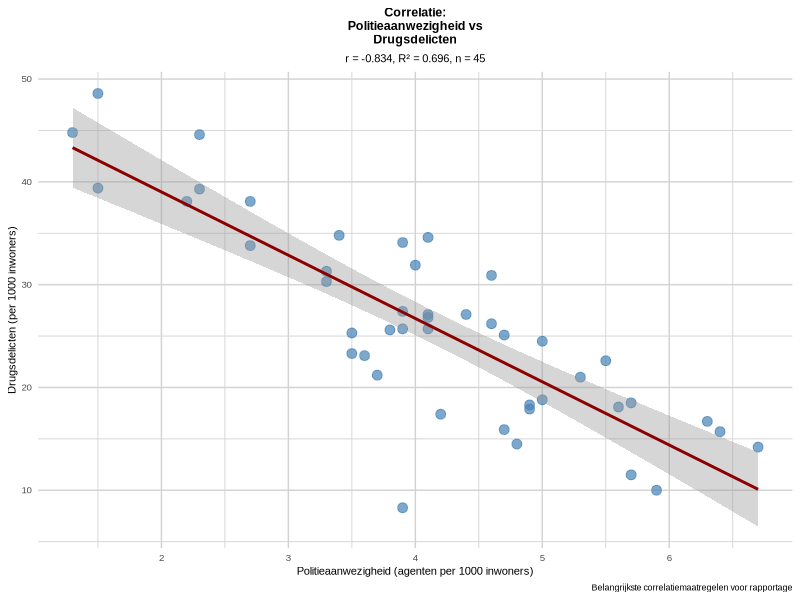
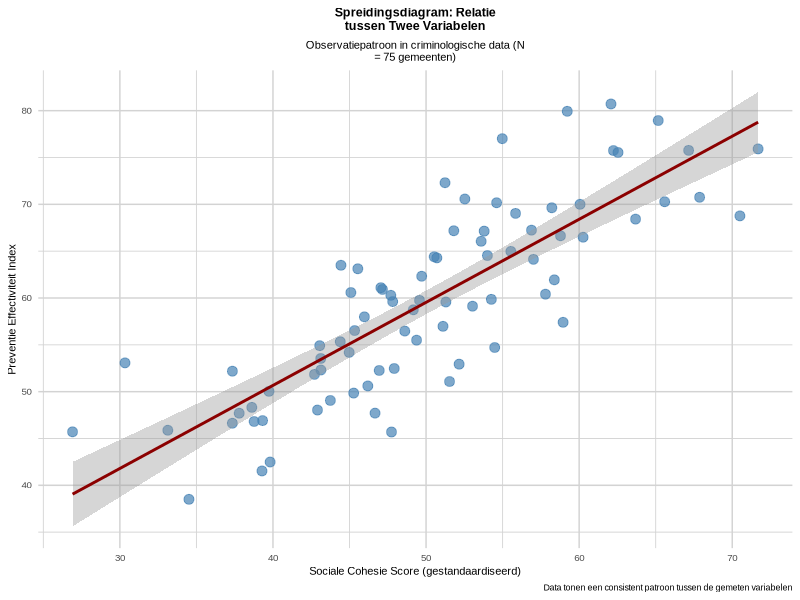
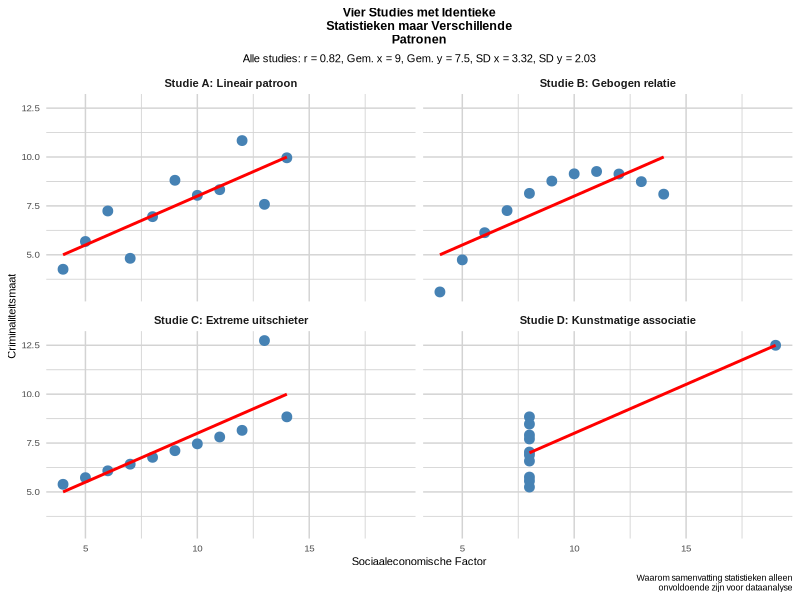
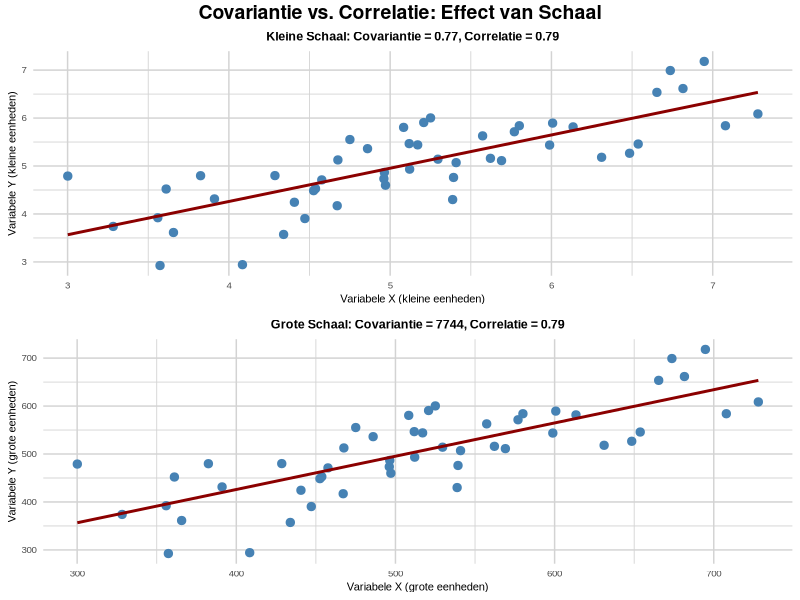
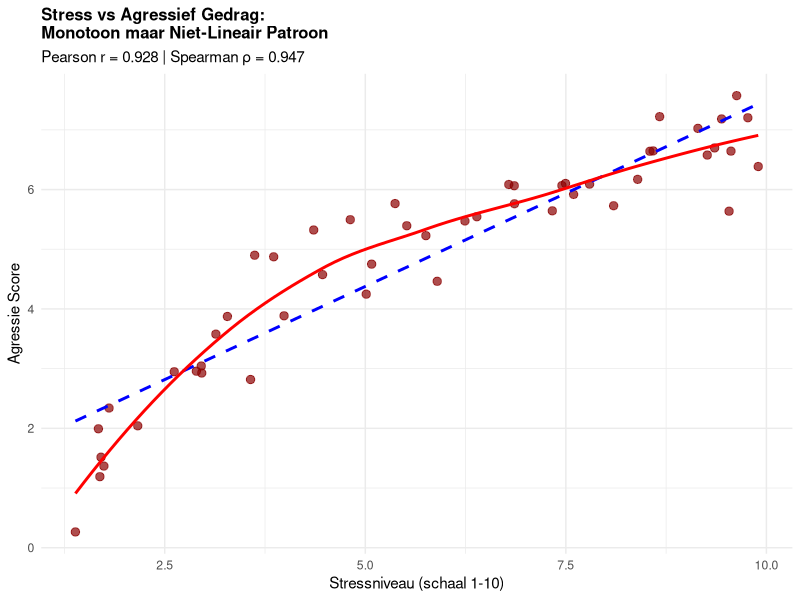
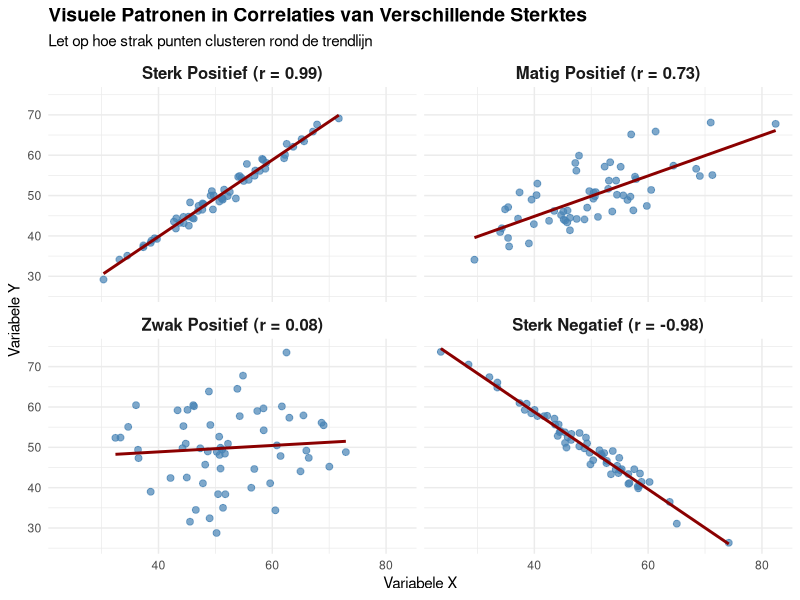
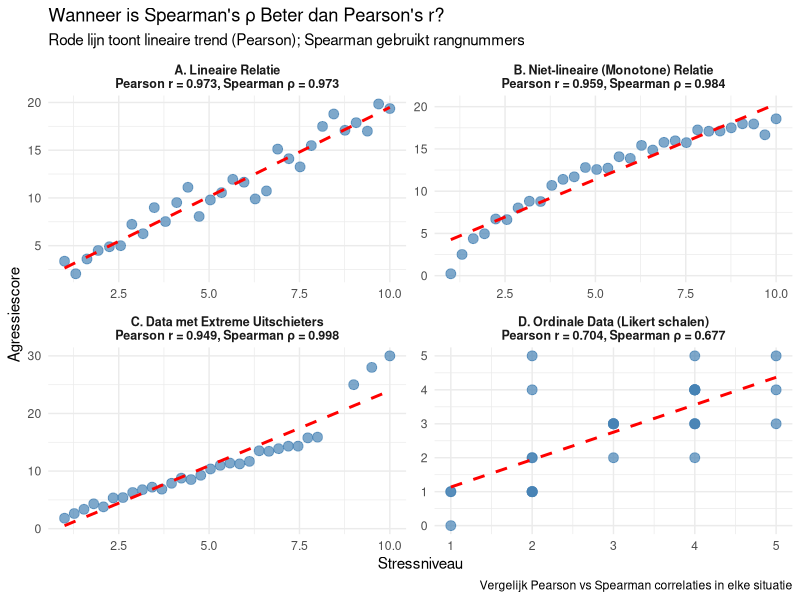
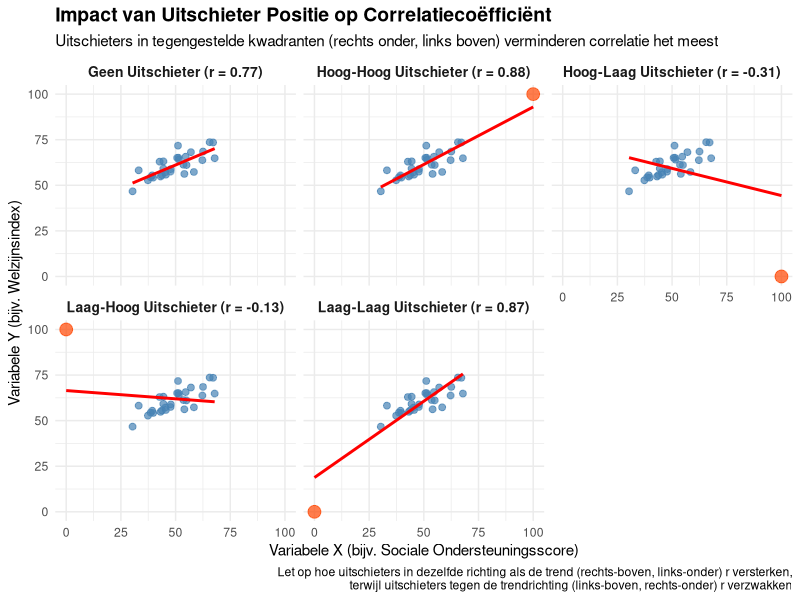

Write R code to recreate these figures, in order.
## ---- chunk 1
knitr::opts_chunk$set(echo = FALSE, message = FALSE, warning = FALSE, fig.show = 'asis', results = 'hide')
library(knitr)
library(kableExtra)
library(ggplot2)
library(dplyr)
library(flextable)
library(gridExtra)
options(knitr.kable.NA = '')

# Set Dutch locale for R outputs (if available)
Sys.setlocale("LC_TIME", "Dutch")
Sys.setlocale("LC_NUMERIC", "Dutch")

# Function to save plots to Dodona directories
save_dodona_image <- function(plot_obj, question_number, filename = NULL) {
  if (is.null(filename)) {
    filename <- paste0("question_3.", question_number, ".png")
  }
  
  # Define the path to the appropriate Dodona directory
  question_dirs <- c(
    "3" = "3.3 Correlatie - Belangrijkste maatregelen",
    "8" = "3.8 Correlatie - Interpreteer correlatie", 
    "9" = "3.9 Correlatie - Wat correlatie vertelt",
    "11" = "3.11 Correlatie - Visualisatie belang",
    "12" = "3.12 Correlatie - Covariantie verschillen",
    "14" = "3.14 Correlatie - Pearson vs Spearman",
    "15" = "3.15 Correlatie - Richting en kracht",
    "18" = "3.18 Correlatie - Wanneer welke correlatie",
    "19" = "3.19 Correlatie - Impact uitschieters",
    "21" = "3.21 Correlatie - Correlatie interpretatie",
    "23" = "3.23 Correlatie - Correlatie aannames"
  )
  
  if (as.character(question_number) %in% names(question_dirs)) {
    dir_name <- question_dirs[as.character(question_number)]
    image_path <- file.path("..", dir_name, "description", "media", filename)
    
    # Create directory if it doesn't exist
    dir.create(dirname(image_path), recursive = TRUE, showWarnings = FALSE)
    
    # Save the plot with proper dimensions (3x2.5 inches, 300 DPI)
    ggsave(image_path, plot_obj, width = 3, height = 2.5, dpi = 300, bg = "white")
    cat("Saved image:", image_path, "\n")
    cat("Saved image:", image_path, "\n")
  }
}

# Function to translate common R statistical terms to Dutch
translate_stats <- function(english_term) {
  translations <- c(
    "Mean" = "Gemiddelde",
    "Standard Deviation" = "Standaardafwijking", 
    "Variance" = "Variantie",
    "Correlation" = "Correlatie",
    "p-value" = "p-waarde",
    "Significant" = "Significant",
    "Not significant" = "Niet significant",
    "Sample size" = "Steekproefomvang"
  )
  return(translations[english_term])
}

# Standard theme for all correlation exercise images (matches reference style)
standard_dodona_theme <- function() {
  theme_minimal() +
    theme(
      panel.background = element_rect(fill = "white", color = NA),
      plot.background = element_rect(fill = "white", color = NA),
      panel.grid.major = element_line(color = "lightgray", size = 0.5),
      panel.grid.minor = element_line(color = "lightgray", size = 0.3),
      text = element_text(size = 8, family = "Arial"),
      plot.title = element_text(size = 9, hjust = 0.5, face = "bold"),
      plot.subtitle = element_text(size = 8, hjust = 0.5),
      axis.title = element_text(size = 8),
      axis.text = element_text(size = 7),
      strip.text = element_text(size = 8, face = "bold"),
      legend.position = "bottom",
      legend.text = element_text(size = 7),
      legend.title = element_text(size = 8)
    )
}

# Function to wrap long titles to fit in smaller images
wrap_title <- function(title, width = 30) {
  # Split title into words
  words <- strsplit(title, " ")[[1]]
  lines <- character()
  current_line <- ""
  
  for (word in words) {
    if (nchar(paste(current_line, word)) <= width) {
      current_line <- ifelse(current_line == "", word, paste(current_line, word))
    } else {
      if (current_line != "") {
        lines <- c(lines, current_line)
        current_line <- word
      } else {
        lines <- c(lines, word)
        current_line <- ""
      }
    }
  }
  
  if (current_line != "") {
    lines <- c(lines, current_line)
  }
  
  return(paste(lines, collapse = "\n"))
}
## ---- chunk 2
# Maak realistische criminologische data met slechts 2 variabelen
set.seed(42)
n <- 45  # Nederlandse gemeenten

# Genereer gecorreleerde criminaliteitsdata
politie <- round(rnorm(n, mean=4.2, sd=1.1), 1)
drugs <- round(25 + rnorm(n, sd=6) - 2.5*scale(politie)[,1]*3, 1)

# Maak dataframe
crime_data <- data.frame(
  "Politieaanwezigheid" = politie,
  "Drugsdelicten" = drugs
)

# DESCRIPTIVE STATISTICS
cat("=== DESCRIPTIVE STATISTICS ===\n\n")

cat("Politieaanwezigheid (agenten per 1000 inwoners):\n")
cat(paste("  Mean (M):", round(mean(crime_data$Politieaanwezigheid), 2), "\n"))
cat(paste("  Standard Deviation (SD):", round(sd(crime_data$Politieaanwezigheid), 2), "\n"))
cat(paste("  Variance:", round(var(crime_data$Politieaanwezigheid), 2), "\n\n"))

cat("Drugsdelicten (per 1000 inwoners):\n")
cat(paste("  Mean (M):", round(mean(crime_data$Drugsdelicten), 2), "\n"))
cat(paste("  Standard Deviation (SD):", round(sd(crime_data$Drugsdelicten), 2), "\n"))
cat(paste("  Variance:", round(var(crime_data$Drugsdelicten), 2), "\n\n"))

# CORRELATION ANALYSIS
cat("=== CORRELATION ANALYSIS ===\n\n")

# Bereken correlatie
r_value <- round(cor(crime_data$Politieaanwezigheid, crime_data$Drugsdelicten), 3)
r_squared <- round(r_value^2, 3)

# Voer significantietest uit
test_result <- cor.test(crime_data$Politieaanwezigheid, crime_data$Drugsdelicten)
p_value <- round(test_result$p.value, 4)

cat(paste("Correlation coefficient (r):", r_value, "\n"))
cat(paste("Coefficient of determination (R²):", r_squared, "\n"))
cat(paste("Explained variance:", round(r_squared * 100, 1), "%\n"))
cat(paste("Sample size (n):", n, "\n"))
cat(paste("p-value:", p_value, "\n"))

if(p_value < 0.001) {
  cat("Significance: p < .001 ***\n")
} else if(p_value < 0.01) {
  cat("Significance: p < .01 **\n")
} else if(p_value < 0.05) {
  cat("Significance: p < .05 *\n")
} else {
  cat("Significance: not significant (p > .05)\n")
}

# Create visualization for Q3.3
p_q3 <- ggplot(crime_data, aes(x = Politieaanwezigheid, y = Drugsdelicten)) +
  geom_point(color = "steelblue", size = 3, alpha = 0.7) +
  geom_smooth(method = "lm", formula = y ~ x, se = TRUE, color = "darkred") +
  labs(
    title = wrap_title("Correlatie: Politieaanwezigheid vs Drugsdelicten"),
    subtitle = paste0("r = ", r_value, ", R² = ", r_squared, ", n = ", n),
    x = "Politieaanwezigheid (agenten per 1000 inwoners)",
    y = "Drugsdelicten (per 1000 inwoners)",
    caption = "Belangrijkste correlatiemaatregelen voor rapportage"
  ) +
  standard_dodona_theme()

# Display and save the plot
print(p_q3)

# Save to Dodona directory
save_dodona_image(p_q3, 3)
## ---- chunk 3
# Genereer voorbeeldgegevens voor positieve correlatie van 0,75
set.seed(123)
n <- 80
x <- rnorm(n, 50, 10)
y <- 0.75 * scale(x)[,1] * 10 + rnorm(n, 60, 6)

# Maak data frame
pos_cor_data <- data.frame(
  Variable_X = x,
  Variable_Y = y
)

# Bereken correlatie en R-kwadraat
r_value <- round(cor(x, y), 2)
r_squared <- round(r_value^2 * 100, 1)

# Maak visualisatie
p_q8 <- ggplot(pos_cor_data, aes(x = Variable_X, y = Variable_Y)) +
  geom_point(color = "steelblue", size = 3, alpha = 0.7) +
  geom_smooth(method = "lm", formula = y ~ x, se = TRUE, color = "darkred") +
  labs(
    title = wrap_title("Spreidingsdiagram: Relatie tussen Twee Variabelen"),
    subtitle = wrap_title("Observatiepatroon in criminologische data (N = 75 gemeenten)", 45),
    x = "Sociale Cohesie Score (gestandaardiseerd)",
    y = "Preventie Effectiviteit Index",
    caption = "Data tonen een consistent patroon tussen de gemeten variabelen"
  ) +
  standard_dodona_theme()

# Display the plot
print(p_q8)

# Save to Dodona directory
save_dodona_image(p_q8, 8)
## ---- chunk 4
library(tidyr)
library(dplyr)

# Recreate identical statistics with different patterns
data_x1 <- c(10, 8, 13, 9, 11, 14, 6, 4, 12, 7, 5)
data_y1 <- c(8.04, 6.95, 7.58, 8.81, 8.33, 9.96, 7.24, 4.26, 10.84, 4.82, 5.68)
data_x2 <- c(10, 8, 13, 9, 11, 14, 6, 4, 12, 7, 5)
data_y2 <- c(9.14, 8.14, 8.74, 8.77, 9.26, 8.10, 6.13, 3.10, 9.13, 7.26, 4.74)
data_x3 <- c(10, 8, 13, 9, 11, 14, 6, 4, 12, 7, 5)
data_y3 <- c(7.46, 6.77, 12.74, 7.11, 7.81, 8.84, 6.08, 5.39, 8.15, 6.42, 5.73)
data_x4 <- c(8, 8, 8, 8, 8, 8, 8, 19, 8, 8, 8)
data_y4 <- c(6.58, 5.76, 7.71, 8.84, 8.47, 7.04, 5.25, 12.50, 5.56, 7.91, 6.89)

# Calculate statistics (they're identical for all datasets)
corr <- round(cor(data_x1, data_y1), 2)
mean_x <- round(mean(data_x1), 2)
mean_y <- round(mean(data_y1), 2)
sd_x <- round(sd(data_x1), 2)
sd_y <- round(sd(data_y1), 2)

# Combine the data
data_df <- data.frame(
  x1 = data_x1, y1 = data_y1,
  x2 = data_x2, y2 = data_y2,
  x3 = data_x3, y3 = data_y3,
  x4 = data_x4, y4 = data_y4
)

# Transform to long format for easier plotting
data_long <- data_df %>%
  mutate(id = row_number()) %>%
  gather(key, value, -id) %>%
  separate(key, c("axis", "dataset"), sep = 1) %>%
  spread(axis, value) %>%
  select(dataset, id, x, y)

# Create descriptive names for the datasets
dataset_names <- c(
  "1" = "Studie A: Lineair patroon",
  "2" = "Studie B: Gebogen relatie",
  "3" = "Studie C: Extreme uitschieter",
  "4" = "Studie D: Kunstmatige associatie"
)

# Plot the data
p_q11 <- ggplot(data_long, aes(x = x, y = y)) +
  geom_point(size = 3, color = "steelblue") +
  geom_smooth(method = "lm", se = FALSE, color = "red", formula = y ~ x) +
  facet_wrap(~ dataset, ncol = 2, labeller = labeller(dataset = dataset_names)) +
  labs(
    title = wrap_title("Vier Studies met Identieke Statistieken maar Verschillende Patronen", 35),
    subtitle = paste0("Alle studies: r = ", corr, ", Gem. x = ", mean_x, 
                      ", Gem. y = ", mean_y, ", SD x = ", sd_x, ", SD y = ", sd_y),
    caption = wrap_title("Waarom samenvatting statistieken alleen onvoldoende zijn voor dataanalyse", 50),
    x = "Sociaaleconomische Factor",
    y = "Criminaliteitsmaat"
  ) +
  standard_dodona_theme()

# Display and save the plot
print(p_q11)

# Save to Dodona directory
save_dodona_image(p_q11, 11)
## ---- chunk 5
# Genereer twee datasets met dezelfde correlatie maar verschillende schalen
set.seed(456)
n <- 50

# Dataset 1: Kleine schaal variabelen
x1 <- rnorm(n, 5, 1)
y1 <- 0.7 * scale(x1)[,1] * 1 + rnorm(n, 5, 0.6)
cov1 <- round(cov(x1, y1), 2)
cor1 <- round(cor(x1, y1), 2)

# Dataset 2: Grote schaal variabelen
x2 <- x1 * 100  # Zelfde patroon maar 100x schaal
y2 <- y1 * 100  # Zelfde patroon maar 100x schaal
cov2 <- round(cov(x2, y2), 0)
cor2 <- round(cor(x2, y2), 2)

# Maak gecombineerd data frame
kleine_schaal <- data.frame(x = x1, y = y1, dataset = "Kleine Schaal Variabelen")
grote_schaal <- data.frame(x = x2, y = y2, dataset = "Grote Schaal Variabelen (x100)")
alle_data <- rbind(kleine_schaal, grote_schaal)

# Maak vergelijkingstabel
vergelijking <- data.frame(
  Maatstaf = c("Covariantie", "Correlatie"),
  `Kleine_Schaal` = c(paste0(cov1), paste0(cor1)),
  `Grote_Schaal` = c(paste0(cov2), paste0(cor2)),
  Eenheid_Afhankelijkheid = c("Hangt af van eenheden (verandert met schaal)", "Eenheidsvrij (blijft constant)")
)

# Maak visualisatie met twee plots
p1 <- ggplot(kleine_schaal, aes(x = x, y = y)) +
  geom_point(color = "steelblue", size = 2.5) +
  geom_smooth(method = "lm", se = FALSE, color = "darkred", formula = y ~ x) +
  labs(
    title = paste0("Kleine Schaal: Covariantie = ", cov1, ", Correlatie = ", cor1),
    x = "Variabele X (kleine eenheden)",
    y = "Variabele Y (kleine eenheden)"
  ) +
  standard_dodona_theme()

p2 <- ggplot(grote_schaal, aes(x = x, y = y)) +
  geom_point(color = "steelblue", size = 2.5) +
  geom_smooth(method = "lm", se = FALSE, color = "darkred", formula = y ~ x) +
  labs(
    title = paste0("Grote Schaal: Covariantie = ", cov2, ", Correlatie = ", cor2),
    x = "Variabele X (grote eenheden)",
    y = "Variabele Y (grote eenheden)"
  ) +
  standard_dodona_theme()

# Combineer plots met gridExtra
library(gridExtra)
p_q12 <- grid.arrange(p1, p2, nrow = 2,
             top = grid::textGrob("Covariantie vs. Correlatie: Effect van Schaal", 
                                  gp = grid::gpar(fontsize = 14, fontface = "bold")))

# Save to Dodona directory
save_dodona_image(p_q12, 12)
## ---- chunk 6
# Maak voorbeelddata voor monotoon maar niet-lineair patroon
set.seed(456)
n <- 50

# Genereer monotoon toenemend maar gebogen patroon (logaritmisch)
stress <- runif(n, 1, 10)
agressie <- 3 * log(stress) + rnorm(n, 0, 0.5)

# Bereken beide correlaties
pearson_r <- round(cor(stress, agressie, method = "pearson"), 3)
spearman_rho <- round(cor(stress, agressie, method = "spearman"), 3)

# Maak vergelijkingsplot
library(ggplot2)
data_plot <- data.frame(stress = stress, agressie = agressie)

ggplot(data_plot, aes(x = stress, y = agressie)) +
  geom_point(color = "darkred", size = 2.5, alpha = 0.7) +
  geom_smooth(method = "lm", se = FALSE, color = "blue", linetype = "dashed", 
              aes(color = "Lineaire lijn (Pearson)")) +
  geom_smooth(method = "loess", se = FALSE, color = "red", linewidth = 1,
              aes(color = "Werkelijke curve")) +
  scale_color_manual(values = c("Lineaire lijn (Pearson)" = "blue", 
                               "Werkelijke curve" = "red")) +
  labs(
    title = wrap_title("Stress vs Agressief Gedrag: Monotoon maar Niet-Lineair Patroon", 35),
    subtitle = paste0("Pearson r = ", pearson_r, " | Spearman ρ = ", spearman_rho),
    x = "Stressniveau (schaal 1-10)",
    y = "Agressie Score",
    color = "Trendlijn Type"
  ) +
  theme_minimal() +
  theme(legend.position = "bottom",
        plot.title = element_text(size = 12, face = "bold"))
## ---- chunk 7
# Maak vier datasets met verschillende correlatiepatronen
set.seed(123)
n <- 60

# Maak data met verschillende correlatiesterktes
maak_data <- function(sterkte, richting="positief") {
  x <- rnorm(n, 50, 10)
  
  if(richting == "positief") {
    factor <- sterkte
  } else {
    factor <- -sterkte
  }
  
  ruis <- (1-abs(sterkte)) * 10
  y <- factor * scale(x)[,1] * 10 + rnorm(n, 50, ruis)
  
  if(sterkte == 0) {
    y <- rnorm(n, 50, 10)  # Geen relatie
  }
  
  return(data.frame(x=x, y=y))
}

# Genereer vier datasets
sterk_pos <- maak_data(0.85, "positief")
matig_pos <- maak_data(0.45, "positief")
zwak_pos <- maak_data(0.15, "positief")
sterk_neg <- maak_data(0.85, "negatief")

# Bereken werkelijke correlaties
cor_sterk_pos <- round(cor(sterk_pos$x, sterk_pos$y), 2)
cor_matig_pos <- round(cor(matig_pos$x, matig_pos$y), 2)
cor_zwak_pos <- round(cor(zwak_pos$x, zwak_pos$y), 2)
cor_sterk_neg <- round(cor(sterk_neg$x, sterk_neg$y), 2)

# Combineer datasets met labels
sterk_pos$sterkte <- paste0("Sterk Positief (r = ", cor_sterk_pos, ")")
matig_pos$sterkte <- paste0("Matig Positief (r = ", cor_matig_pos, ")")
zwak_pos$sterkte <- paste0("Zwak Positief (r = ", cor_zwak_pos, ")")
sterk_neg$sterkte <- paste0("Sterk Negatief (r = ", cor_sterk_neg, ")")

# Combineer alle datasets
alle_data <- rbind(
  transform(sterk_pos, sterkte_orde = 1),
  transform(matig_pos, sterkte_orde = 2),
  transform(zwak_pos, sterkte_orde = 3),
  transform(sterk_neg, sterkte_orde = 4)
)

# Converteer naar factor met specifieke volgorde
alle_data$sterkte <- factor(alle_data$sterkte, 
                           levels = c(paste0("Sterk Positief (r = ", cor_sterk_pos, ")"),
                                      paste0("Matig Positief (r = ", cor_matig_pos, ")"),
                                      paste0("Zwak Positief (r = ", cor_zwak_pos, ")"),
                                      paste0("Sterk Negatief (r = ", cor_sterk_neg, ")")))

# Maak visualisatie
ggplot(alle_data, aes(x = x, y = y)) +
  geom_point(color = "steelblue", size = 2, alpha = 0.7) +
  geom_smooth(method = "lm", se = FALSE, color = "darkred", formula = y ~ x) +
  facet_wrap(~ sterkte, ncol = 2) +
  labs(
    title = "Visuele Patronen in Correlaties van Verschillende Sterktes",
    subtitle = "Let op hoe strak punten clusteren rond de trendlijn",
    x = "Variabele X",
    y = "Variabele Y"
  ) +
  theme_minimal() +
  theme(
    strip.text = element_text(size = 12, face = "bold"),
    plot.title = element_text(size = 14, face = "bold")
  )
## ---- chunk 8
# Genereer verschillende datasets
set.seed(42)
n <- 30

# Dataset 1: Lineaire relatie (Pearson geschikt)
stress_niveau_1 <- seq(1, 10, length.out = n)
agressie_score_1 <- 2 * stress_niveau_1 + rnorm(n, 0, 1)

# Dataset 2: Niet-lineaire maar monotone relatie (Spearman beter)
stress_niveau_2 <- seq(1, 10, length.out = n)
agressie_score_2 <- log(stress_niveau_2) * 8 + rnorm(n, 0, 0.5)

# Dataset 3: Data met uitschieters (Spearman robuuster)
stress_niveau_3 <- c(seq(1, 8, length.out = n-3), 9, 9.5, 10)
agressie_score_3 <- c(stress_niveau_3[1:(n-3)] * 2 + rnorm(n-3, 0, 0.5), 25, 28, 30)  # Extreme uitschieters

# Dataset 4: Ordinale data (Spearman geschikt)
stress_niveau_4 <- round(runif(n, 1, 5))  # Likert schaal 1-5
agressie_score_4 <- round(stress_niveau_4 + rnorm(n, 0, 1))  # Ook ordinaal

# Bereken correlaties voor elke dataset
pearson_1 <- round(cor(stress_niveau_1, agressie_score_1, method = "pearson"), 3)
spearman_1 <- round(cor(stress_niveau_1, agressie_score_1, method = "spearman"), 3)

pearson_2 <- round(cor(stress_niveau_2, agressie_score_2, method = "pearson"), 3)
spearman_2 <- round(cor(stress_niveau_2, agressie_score_2, method = "spearman"), 3)

pearson_3 <- round(cor(stress_niveau_3, agressie_score_3, method = "pearson"), 3)
spearman_3 <- round(cor(stress_niveau_3, agressie_score_3, method = "spearman"), 3)

pearson_4 <- round(cor(stress_niveau_4, agressie_score_4, method = "pearson"), 3)
spearman_4 <- round(cor(stress_niveau_4, agressie_score_4, method = "spearman"), 3)

# Maak data frames
data1 <- data.frame(x = stress_niveau_1, y = agressie_score_1, 
                    type = paste0("A. Lineaire Relatie\nPearson r = ", pearson_1, ", Spearman ρ = ", spearman_1))
data2 <- data.frame(x = stress_niveau_2, y = agressie_score_2, 
                    type = paste0("B. Niet-lineaire (Monotone) Relatie\nPearson r = ", pearson_2, ", Spearman ρ = ", spearman_2))
data3 <- data.frame(x = stress_niveau_3, y = agressie_score_3, 
                    type = paste0("C. Data met Extreme Uitschieters\nPearson r = ", pearson_3, ", Spearman ρ = ", spearman_3))
data4 <- data.frame(x = stress_niveau_4, y = agressie_score_4, 
                    type = paste0("D. Ordinale Data (Likert schalen)\nPearson r = ", pearson_4, ", Spearman ρ = ", spearman_4))

# Combineer alle data
all_data <- rbind(data1, data2, data3, data4)

# Maak plots
p1 <- ggplot(all_data, aes(x = x, y = y)) +
  geom_point(size = 3, color = "steelblue", alpha = 0.7) +
  geom_smooth(method = "lm", se = FALSE, color = "red", linetype = "dashed", formula = y ~ x) +
  facet_wrap(~ type, scales = "free", ncol = 2) +
  labs(
    title = "Wanneer is Spearman's ρ Beter dan Pearson's r?",
    subtitle = "Rode lijn toont lineaire trend (Pearson); Spearman gebruikt rangnummers",
    x = "Stressniveau",
    y = "Agressiescore",
    caption = "Vergelijk Pearson vs Spearman correlaties in elke situatie"
  ) +
  theme_minimal() +
  theme(strip.text = element_text(size = 9, face = "bold"))

print(p1)
## ---- chunk 9
# Maak basisdata met positieve correlatie
set.seed(123)
n <- 30
x_basis <- rnorm(n, 50, 10)
y_basis <- 0.7 * scale(x_basis)[,1] * 8 + rnorm(n, 60, 5)

# Maak datasets met verschillende uitschieters
x_uitschieter1 <- c(x_basis, 100)  # hoog-hoog (rechts boven)
y_uitschieter1 <- c(y_basis, 100)

x_uitschieter2 <- c(x_basis, 0)    # laag-laag (links onder)
y_uitschieter2 <- c(y_basis, 0)

x_uitschieter3 <- c(x_basis, 100)  # hoog-laag (rechts onder)
y_uitschieter3 <- c(y_basis, 0)

x_uitschieter4 <- c(x_basis, 0)    # laag-hoog (links boven)
y_uitschieter4 <- c(y_basis, 100)

# Bereken correlaties
cor1 <- round(cor(x_uitschieter1, y_uitschieter1), 2)
cor2 <- round(cor(x_uitschieter2, y_uitschieter2), 2)
cor3 <- round(cor(x_uitschieter3, y_uitschieter3), 2)
cor4 <- round(cor(x_uitschieter4, y_uitschieter4), 2)
cor_basis <- round(cor(x_basis, y_basis), 2)

# Combineer in één dataframe voor plotten
uitschieter_data <- data.frame(
  dataset = rep(c("Geen Uitschieter", "Hoog-Hoog Uitschieter", 
                 "Laag-Laag Uitschieter", "Hoog-Laag Uitschieter", 
                 "Laag-Hoog Uitschieter"), each=n+1),
  x = c(x_basis, NA, x_uitschieter1, x_uitschieter2, x_uitschieter3, x_uitschieter4),
  y = c(y_basis, NA, y_uitschieter1, y_uitschieter2, y_uitschieter3, y_uitschieter4),
  uitschieter = c(rep(FALSE, n), TRUE, rep(c(rep(FALSE, n), TRUE), 4))
)

# Verwijder de NA rij
uitschieter_data <- uitschieter_data[!is.na(uitschieter_data$x),]

# Voeg correlatie informatie toe
dataset_labels <- c(
  "Geen Uitschieter" = paste0("Geen Uitschieter (r = ", cor_basis, ")"),
  "Hoog-Hoog Uitschieter" = paste0("Hoog-Hoog Uitschieter (r = ", cor1, ")"),
  "Laag-Laag Uitschieter" = paste0("Laag-Laag Uitschieter (r = ", cor2, ")"),
  "Hoog-Laag Uitschieter" = paste0("Hoog-Laag Uitschieter (r = ", cor3, ")"),
  "Laag-Hoog Uitschieter" = paste0("Laag-Hoog Uitschieter (r = ", cor4, ")")
)

# Maak de visualisatie
ggplot(uitschieter_data, aes(x = x, y = y, color = uitschieter)) +
  geom_point(size = ifelse(uitschieter_data$uitschieter, 4, 2), alpha = 0.7) +
  geom_smooth(method = "lm", se = FALSE, color = "red", 
              aes(group = dataset), formula = y ~ x) +
  scale_color_manual(values = c("steelblue", "orangered")) +
  facet_wrap(~ dataset, ncol = 3, labeller = labeller(dataset = dataset_labels)) +
  labs(
    title = "Impact van Uitschieter Positie op Correlatiecoëfficiënt",
    subtitle = "Uitschieters in tegengestelde kwadranten (rechts onder, links boven) verminderen correlatie het meest",
    caption = "Let op hoe uitschieters in dezelfde richting als de trend (rechts-boven, links-onder) r versterken,\nterwijl uitschieters tegen de trendrichting (links-boven, rechts-onder) r verzwakken",
    x = "Variabele X (bijv. Sociale Ondersteuningsscore)",
    y = "Variabele Y (bijv. Welzijnsindex)"
  ) +
  theme_minimal() +
  theme(
    legend.position = "none",
    plot.title = element_text(size = 14, face = "bold"),
    plot.subtitle = element_text(size = 11),
    strip.text = element_text(size = 10, face = "bold")
  )
## ---- chunk 10
# Genereer voorbeelddata die r = 0,40 produceert
set.seed(123)
n <- 100

# Genereer data met gewenste correlatie van 0.40
library(MASS)
mu <- c(0, 0)
sigma <- matrix(c(1, 0.40, 0.40, 1), 2)
data_matrix <- mvrnorm(n, mu, sigma)

# Transformeer naar meaningful scales
ses_score <- data_matrix[,1] * 2 + 5  # SES score roughly 1-9
crime_rate <- data_matrix[,2] * 3 + 15  # Crime rate, positive correlation

# Bereken finale correlatie
final_r <- round(cor(ses_score, crime_rate), 2)

# Bereken verklaarde variantie
r_squared <- round(final_r^2, 3)
explained_var_percent <- round(r_squared * 100, 1)

# Maak data frame
plot_data <- data.frame(
  SES = ses_score,
  Crime = crime_rate
)

# Maak spreidingsdiagram
p1 <- ggplot(plot_data, aes(x = SES, y = Crime)) +
  geom_point(size = 3, color = "steelblue", alpha = 0.7) +
  geom_smooth(method = "lm", se = TRUE, color = "red", formula = y ~ x) +
  labs(
    title = paste0("Correlatie tussen SES en Criminaliteit (r = ", final_r, ")"),
    subtitle = paste0("R² = ", r_squared, " (", explained_var_percent, "% van variantie verklaard)"),
    x = "Sociaaleconomische Status Score",
    y = "Criminaliteitscijfer"
  ) +
  theme_minimal() +
  theme(plot.title = element_text(size = 14, face = "bold"))

print(p1)
## ---- chunk 11
# Genereer data om verschillende veronderstellingen te demonstreren
set.seed(123)
n <- 50

# Dataset 1: Voldoet aan alle aannames (ideaal)
x1 <- rnorm(n, 50, 10)
y1 <- 20 + 0.6*x1 + rnorm(n, 0, 5)
data1 <- data.frame(x = x1, y = y1, type = "A. Ideaal: Lineair, Normaal, Geen Uitschieters")

# Dataset 2: Niet-lineaire relatie (schending lineariteit)
x2 <- seq(10, 90, length.out = n)
y2 <- 0.01*x2^2 + rnorm(n, 0, 8)
data2 <- data.frame(x = x2, y = y2, type = "B. Schending: Niet-lineaire Relatie")

# Dataset 3: Extreme uitschieters (schending normaliteit/robuustheid)
x3 <- rnorm(n-2, 50, 10)
y3 <- 20 + 0.6*x3 + rnorm(n-2, 0, 5)
x3 <- c(x3, 80, 20)  # Voeg uitschieters toe
y3 <- c(y3, 20, 80)  # Extreme afwijkende punten
data3 <- data.frame(x = x3, y = y3, type = "C. Schending: Extreme Uitschieters Aanwezig")

# Dataset 4: Heteroscedasticiteit (ongelijke variantie)
x4 <- seq(10, 90, length.out = n)
y4 <- 20 + 0.6*x4 + rnorm(n, 0, x4/10)  # Variantie neemt toe met x
data4 <- data.frame(x = x4, y = y4, type = "D. Schending: Ongelijke Variantie (Heteroscedasticiteit)")

# Combineer alle datasets
all_data <- rbind(data1, data2, data3, data4)

# Bereken correlaties voor elke dataset
cor1 <- round(cor(x1, y1), 3)
cor2 <- round(cor(x2, y2), 3)
cor3 <- round(cor(x3, y3), 3)
cor4 <- round(cor(x4, y4), 3)

# Update labels met correlaties
all_data$type <- factor(all_data$type, levels = unique(all_data$type))
levels(all_data$type) <- c(
  paste0("A. Ideaal: r = ", cor1),
  paste0("B. Niet-lineair: r = ", cor2, " (misleidend)"),
  paste0("C. Uitschieters: r = ", cor3, " (beïnvloed)"),
  paste0("D. Ongelijke var.: r = ", cor4, " (onbetrouwbaar)")
)

# Maak plots
p1 <- ggplot(all_data, aes(x = x, y = y)) +
  geom_point(size = 2.5, color = "steelblue", alpha = 0.7) +
  geom_smooth(method = "lm", se = FALSE, color = "red", formula = y ~ x) +
  facet_wrap(~ type, scales = "free", ncol = 2) +
  labs(
    title = "Veronderstellingen van Pearson's Correlatie",
    subtitle = "Hoe schendingen van aannames de resultaten beïnvloeden",
    x = "X Variabele",
    y = "Y Variabele",
    caption = "Rode lijn toont lineaire trend die Pearson gebruikt"
  ) +
  theme_minimal() +
  theme(strip.text = element_text(size = 10, face = "bold"))

print(p1)
